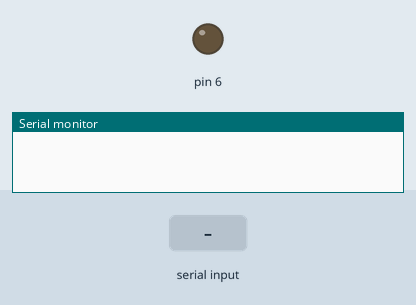
Recording of a sketch running on a simulated Arduino Uno, built with avr-gcc and run on an emulated ATmega328P. Parts: output pins drawn as LEDs (lit = HIGH), the last lines printed to the serial monitor. The inputs (shaded band) are chosen by the test bench.

Above: at 2.2 s.
2.3 s: "90,45\n" received over Serial
At 2.7 s:
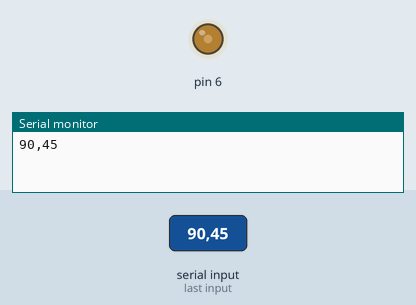
3.9 s: "30,150\n" received over Serial
At 5.1 s:
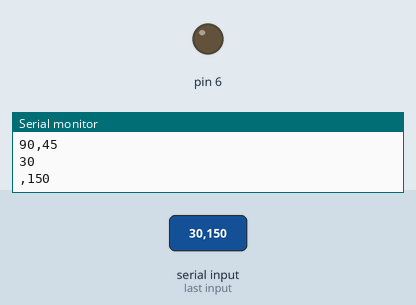
5.5 s: "200\n" received over Serial
At 6.3 s:
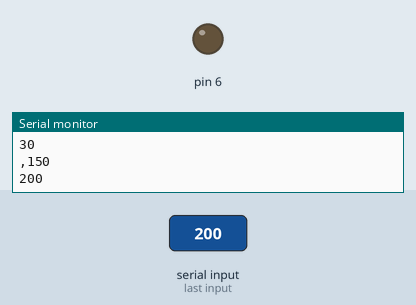
Timing chart, 0 to 8.5 s (numbered marks = the images above; inputs shaded):
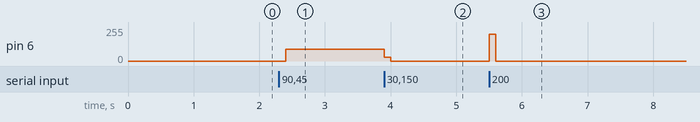

Measured:
- after the input at 2.3 s, pin 6: 0/255 → 90/255 after 0.10 s
- after the input at 3.9 s, pin 6: 90/255 → 30/255 at once, → 0/255 0.10 s later
- after the input at 5.5 s, pin 6: 0/255 → 200/255 at once, → 0/255 0.10 s later

The sketch:

analog_write_from_serial.ino
```cpp
/*
prg adı: analog_read_write_shield_dual_test
tarih: 18.8.2015
yazan: Remzi ŞAHİNOĞLU

bu program istasyon arduinolarına bağlı olan dual analog shield modulunun
test edilmesi için yazılmıştır

*/
String inputString = "";

void setup()
{
  Serial.begin(19200);
  delay(1000);

}

void serialEvent()
{
  inputString = "";
  while (Serial.available())
  {
    char inChar = (char)Serial.read();
    inputString += inChar;
  }
  analogWrite(6, inputString.toInt());
  Serial.println(inputString);
}

void loop()
{
  delay(100);


}
```
